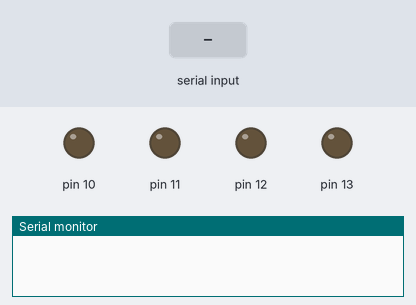
Bench run of a sketch on a simulated Arduino Uno, built with avr-gcc and run on an emulated ATmega328P. Shown: output pins drawn as LEDs (lit = HIGH), the last lines printed to the serial monitor. The inputs (shaded band) are chosen by the test bench.

Above: at 1.2 s.
1.3 s: "x" received over Serial
At 2.2 s:
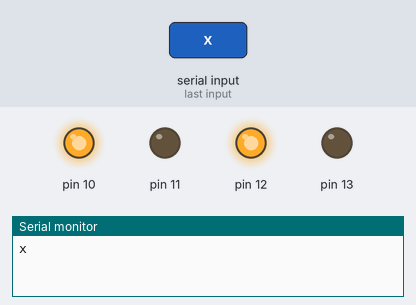
2.8 s: "w" received over Serial
At 3.3 s:
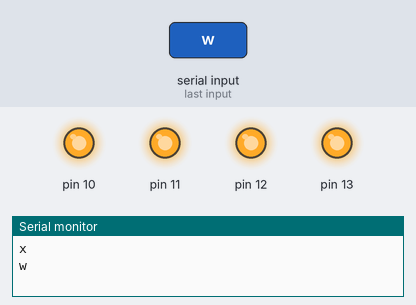
Timing chart, 0 to 5.8 s (numbered marks = the images above; inputs shaded):
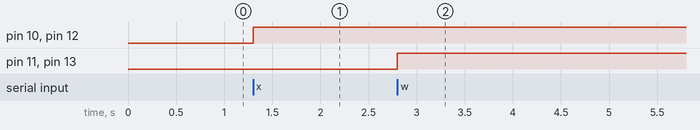

Measured:
- after the input at 1.3 s, pin 10, pin 12: LOW → HIGH at once
- after the input at 2.8 s, pin 11, pin 13: LOW → HIGH at once

The sketch:

vimalism.ino
```cpp
char junk;
String inputString="";

void setup()                    // run once, when the sketch starts
{
 Serial.begin(38400);            // set the baud rate to 9600, same should be of your Serial Monitor
 pinMode(10, OUTPUT);
 pinMode(11, OUTPUT);
 pinMode(12, OUTPUT);
 pinMode(13, OUTPUT);
}

void loop()
{
  if(Serial.available()){
  while(Serial.available())
    {
      char inChar = (char)Serial.read(); //read the input
      inputString += inChar;        //make a string of the characters coming on serial
    }
    Serial.println(inputString);
    while (Serial.available() > 0)
    { junk = Serial.read() ; }      // clear the serial buffer
    if(inputString == "x"){         //in case of 'a' turn the LED on
      digitalWrite(10, HIGH);
      digitalWrite(12, HIGH);
    }
    else if(inputString == "w"){
      digitalWrite(11, HIGH);
      digitalWrite(13, HIGH);
    }
       else if(inputString == "a"){
      digitalWrite(10, HIGH);
      digitalWrite(13, HIGH);
    }
       else if(inputString == "d"){
      digitalWrite(11, HIGH);
      digitalWrite(12, HIGH);
       }

      else
      {
      digitalWrite(10, LOW);
      digitalWrite(12, LOW);  //FOR BY DEFAULT ALL THE VOLTAGES ARE LOW.
      digitalWrite(11, LOW);
      digitalWrite(13, LOW);
      }

    inputString = "";
  }
}
```
